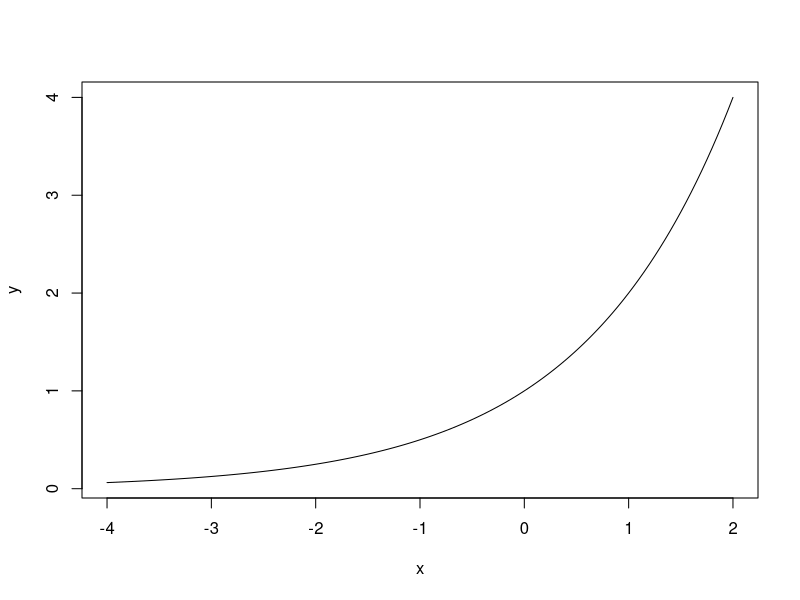
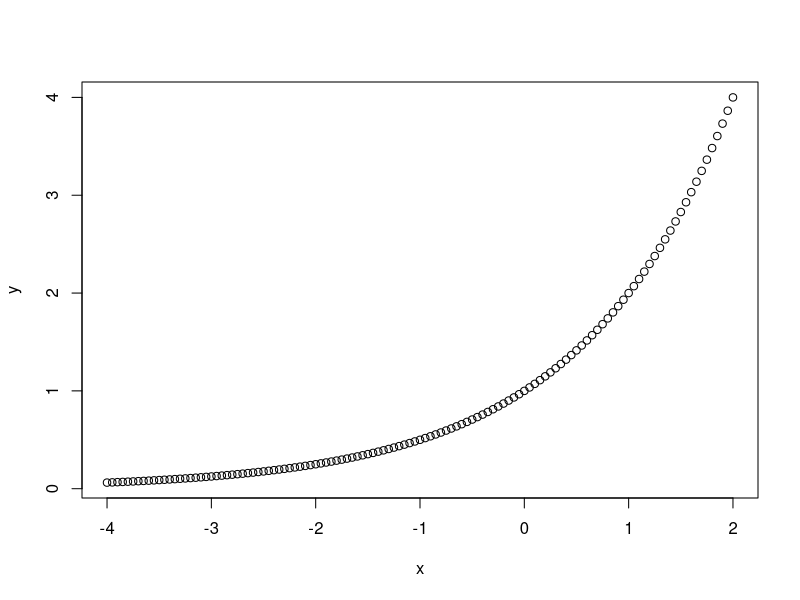
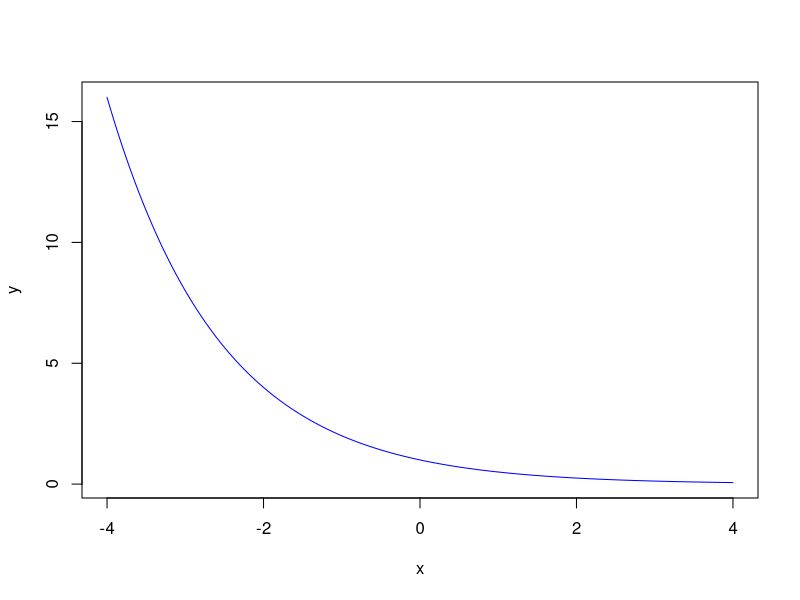
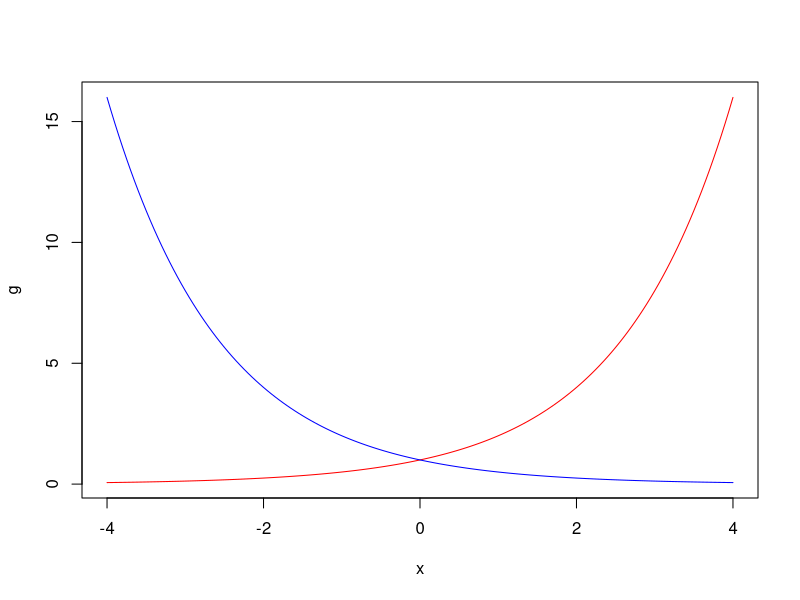
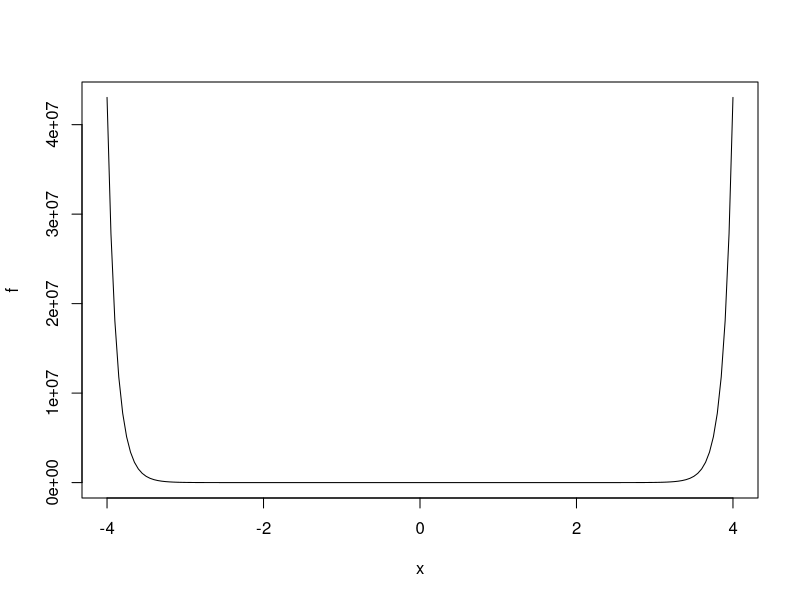
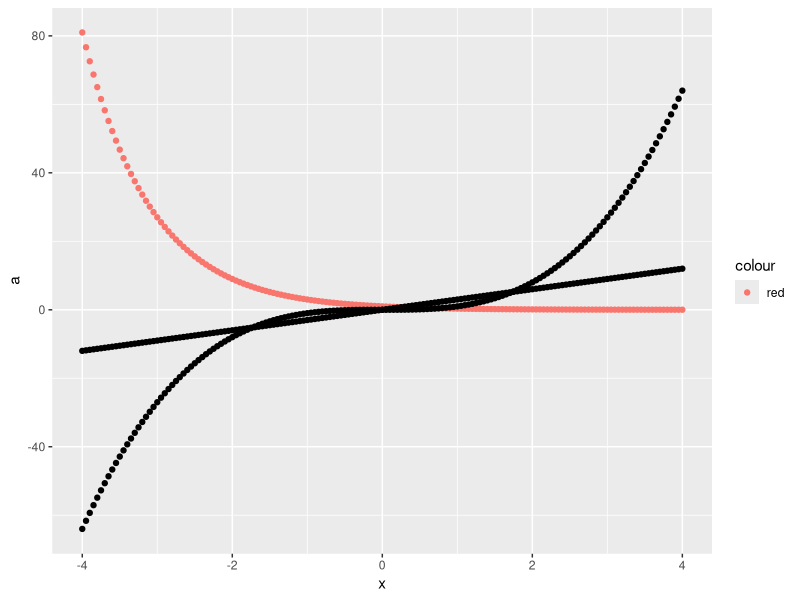
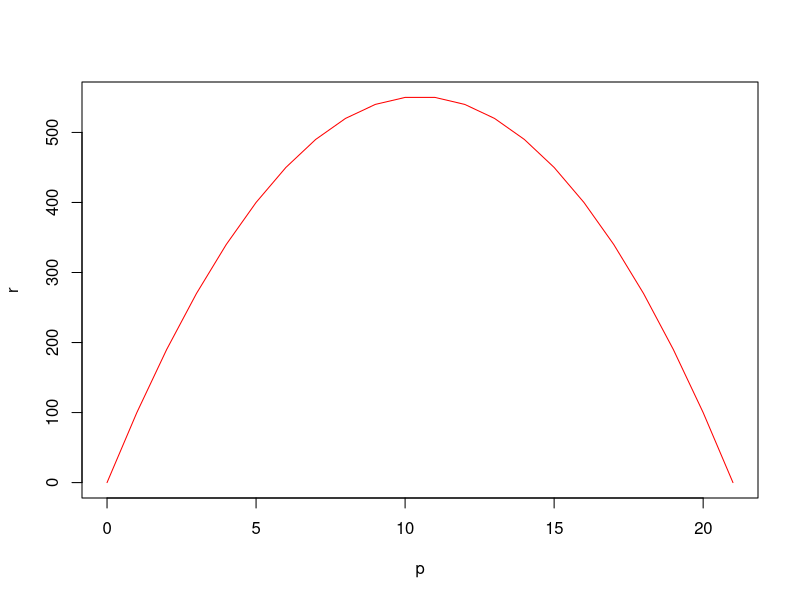

Source code (R) for these figures, in order:
x <- seq(-4,2,0.05)
y <- 2^x
plot(x,y,"l")
plot(x,y)

   
x <- seq(-4,4,0.05)
y <- (1/2)^x
plot(x,y,"l",col='blue')


x <- seq(-4,4,0.05)
g <- 2^x
h <- (1/2)^x
plot(x,g,'l',col='red')
lines(x,h,"l",col='blue')

x <- seq(-4,4,0.05)
a <- 2^-x
b <- 2^x
c <- -2^x
d <- (1/2)^x
e <- (-2)^x

x <- seq(-4,4,0.05)
a <- 3^-x
b <- 3*x
c <- x^3
d <- 3^2*x
e <- x+3
f <- 3^(x)^2
plot(x,f,'l')
library("ggplot2")

ggplot()+geom_point(mapping = aes(x,a,col='red'))+geom_point(mapping = aes(x,b))+geom_point(mapping = aes(x,c))

p <- seq(0,21)
r <- -5*p^2+105*p
plot(p,r,'l',col='red')
                                                             
                                                             
